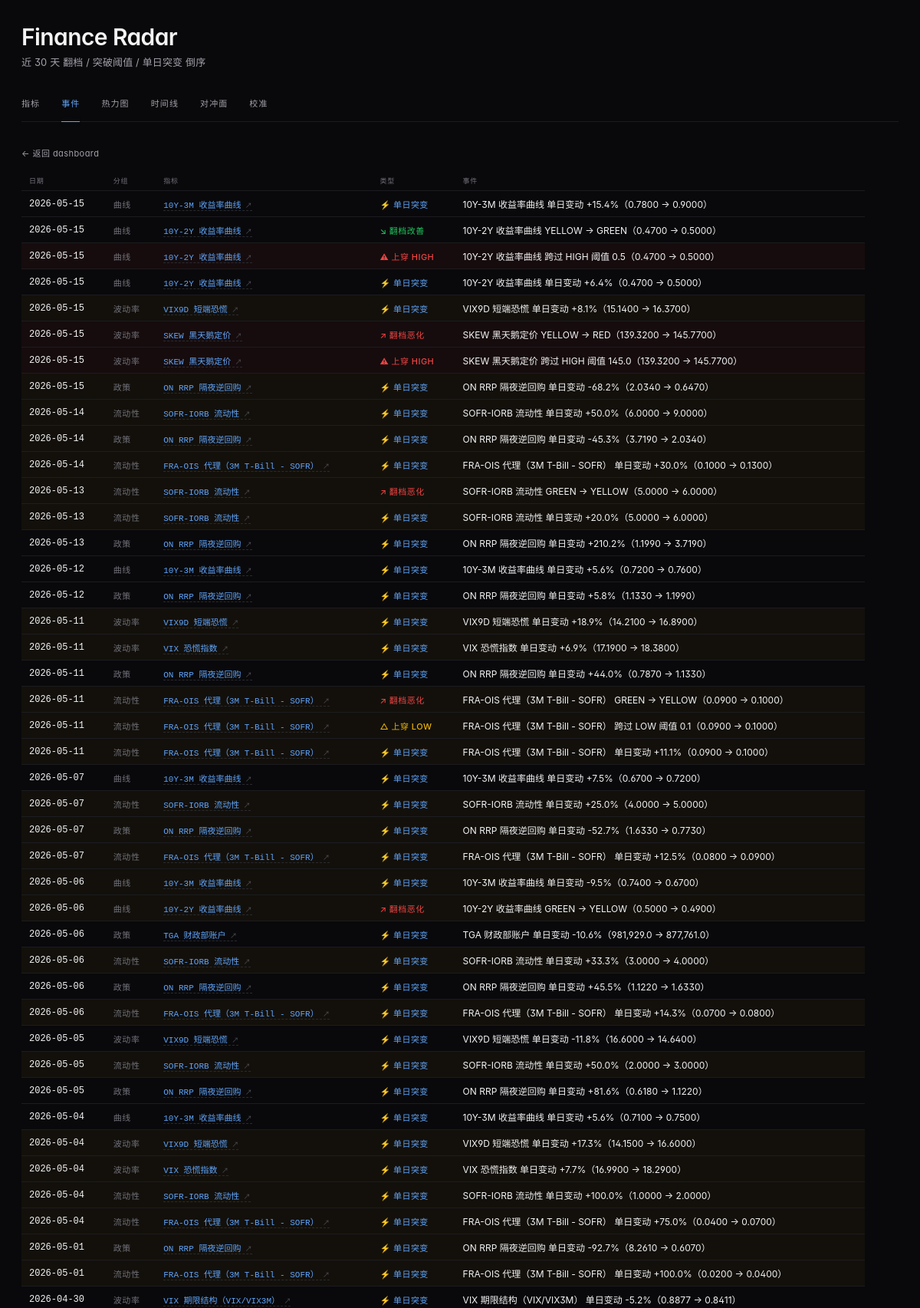
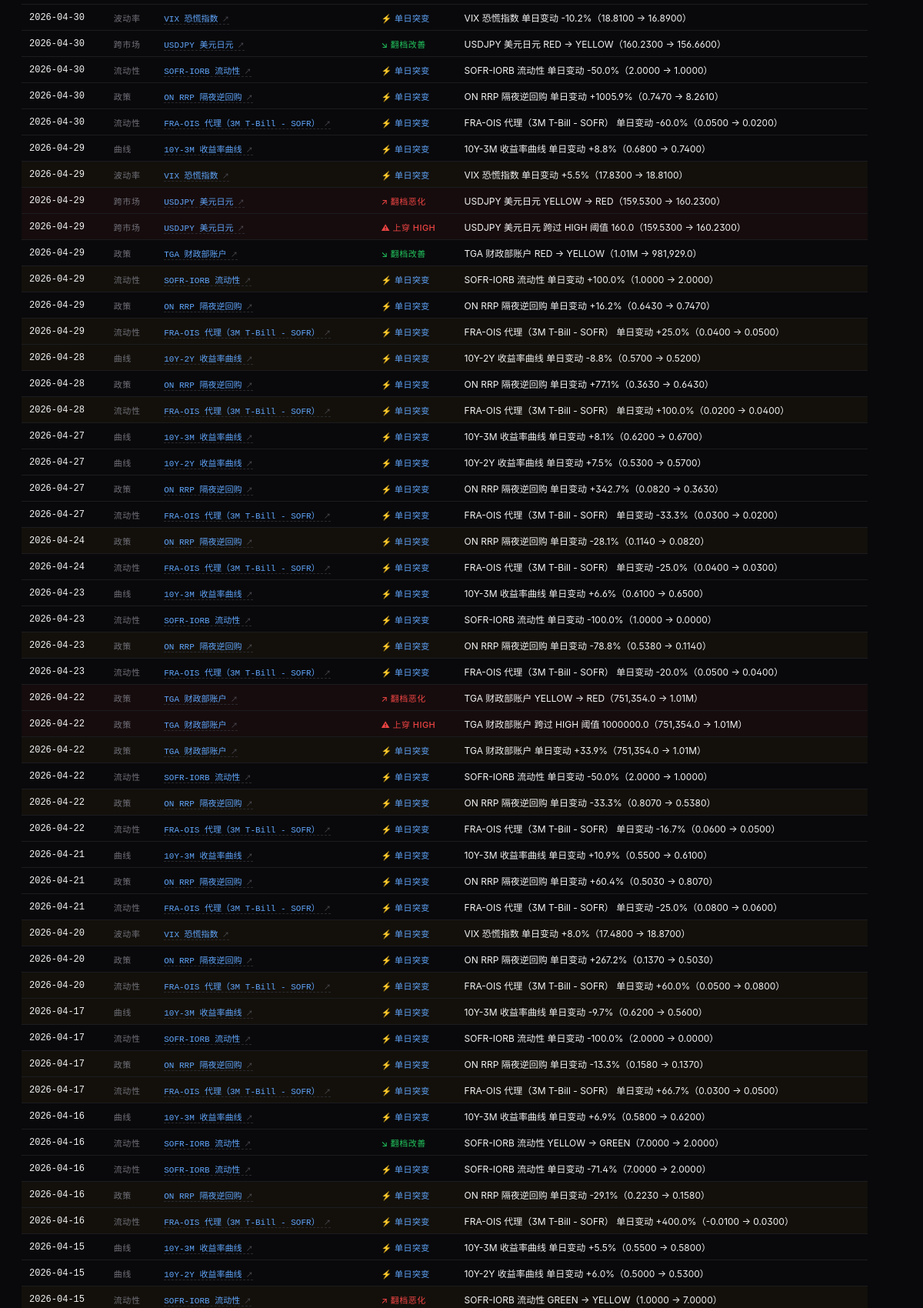
The app's page /events (upper part) with its own data (2 pictures, top to bottom).
### tables this page shows
CREATE TABLE indicators (
    id          INTEGER PRIMARY KEY,
    name        TEXT    NOT NULL,
    date        TEXT    NOT NULL,
    value       REAL    NOT NULL,
    source      TEXT    NOT NULL,
    ingested_at TEXT    NOT NULL,
    UNIQUE(name, date)
);

### src/web/app.py (the view)
    @app.route("/events")
    def events():
        target = app.config["DB_PATH"]
        hist_target = app.config.get("HISTORY_DB_PATH")
        per_indicator = []
        with dbmod.open_db(target) as conn:
            for ind in _INDICATOR_REGISTRY:
                dates, values = _fetch_history_pairs(
                    conn, ind["name"], days=60, history_db_path=hist_target
                )
                if len(values) < 2:
                    continue
                evs = detect_indicator_events(
                    name=ind["name"],
                    label=ind["label"],
                    group=ind.get("group", "其他"),
                    dates=dates,
                    values=values,
                    threshold_low=ind.get("threshold_low"),
                    threshold_high=ind.get("threshold_high"),
                    direction=ind.get("direction", "up"),
                    lookback_days=30,
                )
                per_indicator.append(evs)
        events = merge_events(per_indicator)
        return render_template("events.html", events=events, active_page="events")

### src/compute/thresholds.py (called while the page is built)
def classify(value: float, low: float, high: float, direction: Direction) -> Level:
    if direction not in ("up", "down"):
        raise ValueError(f"direction 必须是 'up' 或 'down'，收到 {direction!r}")
    if low > high:
        raise ValueError(f"low ({low}) 不能大于 high ({high})")
    v = float(value)
    if direction == "up":
        if v > high:
            return Level.RED
        if v > low:
            return Level.YELLOW
        return Level.GREEN
    if v < low:
        return Level.RED
    if v < high:
        return Level.YELLOW
    return Level.GREEN

### src/store/db.py (called while the page is built)
def connect(db_path: Optional[Path] = None) -> sqlite3.Connection:
    target = Path(db_path) if db_path is not None else DB_PATH
    target.parent.mkdir(parents=True, exist_ok=True)
    conn = sqlite3.connect(str(target))
    conn.row_factory = sqlite3.Row
    conn.execute("PRAGMA foreign_keys = ON")
    return conn

def init_schema(conn: sqlite3.Connection) -> None:
    with conn:  # 事务：成功 commit，失败 rollback
        conn.executescript(_SCHEMA_SQL)
    log.info("schema 初始化完成（indicators 表 + idx_name_date 索引）")

@contextmanager
def open_db(db_path: Optional[Path] = None) -> Iterator[sqlite3.Connection]:
    conn = connect(db_path)
    try:
        init_schema(conn)
        yield conn
    finally:
        conn.close()

def get_series(
    conn: sqlite3.Connection, name: str, days: Optional[int] = None
) -> List[Dict[str, Any]]:
    if days is not None and days > 0:
        cur = conn.execute(
            """
            SELECT name, date, value, source, ingested_at FROM indicators
            WHERE name = ?
              AND date >= date('now', ?)
            ORDER BY date ASC
            """,
            (name, f"-{int(days)} days"),
        )
    else:
        cur = conn.execute(
            "SELECT name, date, value, source, ingested_at FROM indicators "
            "WHERE name = ? ORDER BY date ASC",
            (name,),
        )
    return [dict(r) for r in cur.fetchall()]

### src/store/history_db.py (called while the page is built)
def connect(db_path: Optional[Path] = None) -> sqlite3.Connection:
    target = Path(db_path) if db_path is not None else HISTORY_DB_PATH
    target.parent.mkdir(parents=True, exist_ok=True)
    conn = sqlite3.connect(str(target))
    conn.row_factory = sqlite3.Row
    return conn

def init_schema(conn: sqlite3.Connection) -> None:
    with conn:
        conn.executescript(_SCHEMA_SQL)
    log.info("history cache schema 初始化完成")

### templates/events.html (shortened to what this page needs)
{% extends "_base.html" %}
{% block subtitle %}近 30 天 翻档 / 突破阈值 / 单日突变 倒序{% endblock %}
{% block content %}
  <div class="breadcrumb">
    <a href="/">← 返回 dashboard</a>
  </div>
  {% if events %}
    <table style="max-width: 1100px;">
      <thead>
        <tr>
          <th>日期</th>
          <th>分组</th>
          <th>指标</th>
          <th>类型</th>
          <th>事件</th>
        </tr>
      </thead>
      <tbody>
        {% for e in events %}
          <tr class="event event-{{ e.severity }}">
            <td class="value">{{ e.date }}</td>
            <td class="level">{{ e.group }}</td>
            <td><a class="source-link" href="/indicator/{{ e.name }}">{{ e.label }}</a></td>
            <td class="event-kind kind-{{ e.kind }}">
              {%- if e.kind == "flip_up" -%}↗ 翻档恶化
              {%- elif e.kind == "flip_down" -%}↘ 翻档改善
              {%- elif e.kind == "cross_high" -%}⚠ 上穿 HIGH
              {%- elif e.kind == "cross_low" -%}△ 上穿 LOW
              {%- elif e.kind == "spike" -%}⚡ 单日突变
              {%- else -%}{{ e.kind }}
              {%- endif -%}
            </td>
            <td>{{ e.message }}</td>
          </tr>
        {% endfor %}
      </tbody>
    </table>
  {% else %}
    <p class="empty" style="max-width: 880px;">近 30 天没检测到异常事件（或历史数据不足）。等下个 daily_fetch 累积。</p>
  {% endif %}
{% endblock %}

### templates/_base.html (style rules this page uses)
:root { --bg-base: #09090b; --bg-elevated: #0f0f12; --bg-elevated-2: #14141a; --bg-glass: rgba(255, 255, 255, 0.02); --border-subtle: #1c1c20; --border-strong: #2a2a30; --border-glass: rgba(255, 255, 255, 0.06); --text-primary: #f4f4f5; --text-secondary: #a1a1aa; --text-tertiary: #71717a; --text-muted: #52525b; --accent: #60a5fa; --accent-hover: #93c5fd; --accent-glow: rgba(96, 165, 250, 0.15); --green: #22c55e; --yellow: #eab308; --red: #ef4444; --green-soft: rgba(34, 197, 94, 0.12); --yellow-soft: rgba(234, 179, 8, 0.14); --red-soft: rgba(239, 68, 68, 0.14); --shadow-card: 0 1px 0 rgba(255, 255, 255, 0.03) inset, 0 16px 32px -16px rgba(0, 0, 0, 0.6); --shadow-elev: 0 1px 0 rgba(255, 255, 255, 0.04) inset, 0 24px 48px -20px rgba(0, 0, 0, 0.7); --ease-out: cubic-bezier(0.16, 1, 0.3, 1); }
* { box-sizing: border-box; }
html, body { margin: 0; padding: 0; background: var(--bg-base); }
body { font-family: 'Geist', -apple-system, BlinkMacSystemFont, "PingFang SC", "Helvetica Neue", sans-serif; color: var(--text-primary); padding: 32px 28px 60px; max-width: 1280px; margin: 0 auto; min-height: 100dvh; font-feature-settings: "ss01", "cv11"; }
a { transition: color 0.15s var(--ease-out), background 0.15s var(--ease-out), transform 0.1s var(--ease-out); }
table { border-collapse: collapse; width: 100%; }
th, td { padding: 8px 10px; text-align: left; border-bottom: 1px solid var(--border-subtle); font-size: 12px; }
th { color: var(--text-tertiary); font-weight: 500; font-size: 9px; text-transform: uppercase; letter-spacing: 0.08em; padding: 6px 10px; }
td.value { font-variant-numeric: tabular-nums; font-weight: 500; font-family: 'Geist Mono', ui-monospace, 'JetBrains Mono', monospace; }
.level { font-size: 11px; color: var(--text-tertiary); text-transform: uppercase; letter-spacing: 0.06em; }
.source-link { color: var(--accent); text-decoration: none; border-bottom: 1px dashed var(--border-strong); font-size: 11px; font-family: 'Geist Mono', ui-monospace, monospace; }
.source-link::after { content: " ↗"; font-size: 9px; color: var(--text-muted); }
.breadcrumb { margin: 0 0 16px; font-size: 11px; color: var(--text-muted); letter-spacing: 0.04em; }
.breadcrumb a { color: var(--text-secondary); text-decoration: none; }
tr.event-alert td { background: rgba(239, 68, 68, 0.05); }
tr.event-warn td { background: rgba(234, 179, 8, 0.04); }
tr.event-info td { background: transparent; }
.event-kind { font-size: 11px; white-space: nowrap; font-weight: 500; letter-spacing: 0.04em; }
.kind-flip_up, .kind-cross_high { color: var(--red); }
.kind-flip_down { color: var(--green); }
.kind-cross_low { color: var(--yellow); }
.kind-spike { color: var(--accent); }

### records on screen
indicators: date "2026-05-13", group "流动性", label "SOFR-IORB 流动性", shows "↗ 翻档恶化", message "SOFR-IORB 流动性 GREEN → YELLOW（5.0000 → 6.0000）", message "SOFR-IORB 流动性 单日变动 +20.0%（5.0000 → 6.0000）"
indicators: date "2026-05-12", group "曲线", label "10Y-3M 收益率曲线", shows "⚡ 单日突变", message "10Y-3M 收益率曲线 单日变动 +5.6%（0.7200 → 0.7600）"
indicators: date "2026-05-11", group "波动率", label "VIX 恐慌指数", shows "⚡ 单日突变", message "VIX 恐慌指数 单日变动 +6.9%（17.1900 → 18.3800）"
indicators: date "2026-05-07", group "曲线", label "10Y-3M 收益率曲线", shows "⚡ 单日突变", message "10Y-3M 收益率曲线 单日变动 +7.5%（0.6700 → 0.7200）"
indicators: date "2026-05-07", group "流动性", label "SOFR-IORB 流动性", shows "⚡ 单日突变", message "SOFR-IORB 流动性 单日变动 +25.0%（4.0000 → 5.0000）"
indicators: date "2026-05-06", group "曲线", label "10Y-3M 收益率曲线", shows "⚡ 单日突变", message "10Y-3M 收益率曲线 单日变动 -9.5%（0.7400 → 0.6700）"
indicators: date "2026-05-06", group "曲线", label "10Y-2Y 收益率曲线", shows "↗ 翻档恶化", message "10Y-2Y 收益率曲线 GREEN → YELLOW（0.5000 → 0.4900）"
indicators: date "2026-05-06", group "流动性", label "SOFR-IORB 流动性", shows "⚡ 单日突变", message "SOFR-IORB 流动性 单日变动 +33.3%（3.0000 → 4.0000）"
indicators: date "2026-05-05", group "流动性", label "SOFR-IORB 流动性", shows "⚡ 单日突变", message "SOFR-IORB 流动性 单日变动 +50.0%（2.0000 → 3.0000）"
indicators: date "2026-05-04", group "曲线", label "10Y-3M 收益率曲线", shows "⚡ 单日突变", message "10Y-3M 收益率曲线 单日变动 +5.6%（0.7100 → 0.7500）"
indicators: date "2026-05-04", group "波动率", label "VIX 恐慌指数", shows "⚡ 单日突变", message "VIX 恐慌指数 单日变动 +7.7%（16.9900 → 18.2900）"
indicators: date "2026-05-04", group "流动性", label "SOFR-IORB 流动性", shows "⚡ 单日突变", message "SOFR-IORB 流动性 单日变动 +100.0%（1.0000 → 2.0000）"
indicators: date "2026-04-30", group "波动率", label "VIX 恐慌指数", shows "⚡ 单日突变", message "VIX 恐慌指数 单日变动 -10.2%（18.8100 → 16.8900）"
indicators: date "2026-04-30", group "跨市场", label "USDJPY 美元日元", shows "↘ 翻档改善", message "USDJPY 美元日元 RED → YELLOW（160.2300 → 156.6600）"
indicators: date "2026-04-30", group "流动性", label "SOFR-IORB 流动性", shows "⚡ 单日突变", message "SOFR-IORB 流动性 单日变动 -50.0%（2.0000 → 1.0000）"
indicators: date "2026-04-29", group "曲线", label "10Y-3M 收益率曲线", shows "⚡ 单日突变", message "10Y-3M 收益率曲线 单日变动 +8.8%（0.6800 → 0.7400）"
indicators: date "2026-04-29", group "波动率", label "VIX 恐慌指数", shows "⚡ 单日突变", message "VIX 恐慌指数 单日变动 +5.5%（17.8300 → 18.8100）"
indicators: date "2026-04-29", group "跨市场", label "USDJPY 美元日元", shows "↗ 翻档恶化", message "USDJPY 美元日元 YELLOW → RED（159.5300 → 160.2300）", message "USDJPY 美元日元 跨过 HIGH 阈值 160.0（159.5300 → 160.2300）"
indicators: date "2026-04-29", group "流动性", label "SOFR-IORB 流动性", shows "⚡ 单日突变", message "SOFR-IORB 流动性 单日变动 +100.0%（1.0000 → 2.0000）"
indicators: date "2026-04-28", group "曲线", label "10Y-2Y 收益率曲线", shows "⚡ 单日突变", message "10Y-2Y 收益率曲线 单日变动 -8.8%（0.5700 → 0.5200）"
indicators: date "2026-04-27", group "曲线", label "10Y-3M 收益率曲线", shows "⚡ 单日突变", message "10Y-3M 收益率曲线 单日变动 +8.1%（0.6200 → 0.6700）"
indicators: date "2026-04-27", group "曲线", label "10Y-2Y 收益率曲线", shows "⚡ 单日突变", message "10Y-2Y 收益率曲线 单日变动 +7.5%（0.5300 → 0.5700）"
indicators: date "2026-04-23", group "曲线", label "10Y-3M 收益率曲线", shows "⚡ 单日突变", message "10Y-3M 收益率曲线 单日变动 +6.6%（0.6100 → 0.6500）"
indicators: date "2026-04-23", group "流动性", label "SOFR-IORB 流动性", shows "⚡ 单日突变", message "SOFR-IORB 流动性 单日变动 -100.0%（1.0000 → 0.0000）"
indicators: date "2026-04-22", group "流动性", label "SOFR-IORB 流动性", shows "⚡ 单日突变", message "SOFR-IORB 流动性 单日变动 -50.0%（2.0000 → 1.0000）"
indicators: date "2026-04-21", group "曲线", label "10Y-3M 收益率曲线", shows "⚡ 单日突变", message "10Y-3M 收益率曲线 单日变动 +10.9%（0.5500 → 0.6100）"
indicators: date "2026-04-20", group "波动率", label "VIX 恐慌指数", shows "⚡ 单日突变", message "VIX 恐慌指数 单日变动 +8.0%（17.4800 → 18.8700）"
indicators: date "2026-04-17", group "曲线", label "10Y-3M 收益率曲线", shows "⚡ 单日突变", message "10Y-3M 收益率曲线 单日变动 -9.7%（0.6200 → 0.5600）"
indicators: date "2026-04-17", group "流动性", label "SOFR-IORB 流动性", shows "⚡ 单日突变", message "SOFR-IORB 流动性 单日变动 -100.0%（2.0000 → 0.0000）"
indicators: date "2026-04-16", group "曲线", label "10Y-3M 收益率曲线", shows "⚡ 单日突变", message "10Y-3M 收益率曲线 单日变动 +6.9%（0.5800 → 0.6200）"
indicators: date "2026-04-16", group "流动性", label "SOFR-IORB 流动性", shows "↘ 翻档改善", message "SOFR-IORB 流动性 YELLOW → GREEN（7.0000 → 2.0000）", message "SOFR-IORB 流动性 单日变动 -71.4%（7.0000 → 2.0000）"
indicators: date "2026-04-15", group "曲线", label "10Y-3M 收益率曲线", shows "⚡ 单日突变", message "10Y-3M 收益率曲线 单日变动 +5.5%（0.5500 → 0.5800）"
indicators: date "2026-04-15", group "曲线", label "10Y-2Y 收益率曲线", shows "⚡ 单日突变", message "10Y-2Y 收益率曲线 单日变动 +6.0%（0.5000 → 0.5300）"
indicators: date "2026-04-15", group "流动性", label "SOFR-IORB 流动性", shows "↗ 翻档恶化", message "SOFR-IORB 流动性 GREEN → YELLOW（1.0000 → 7.0000）"

### other values on screen
{{ e.date }} "2026-05-15" "2026-05-15" "2026-05-15" "2026-05-15" "2026-05-15" "2026-05-15" "2026-05-15" "2026-05-15" "2026-05-14" "2026-05-14" "2026-05-14" "2026-05-13" "2026-05-12" "2026-05-11" "2026-05-11" "2026-05-11" "2026-05-11" "2026-05-11" "2026-05-07" "2026-05-07" "2026-05-06" "2026-05-06" "2026-05-06" "2026-05-05" "2026-05-05" "2026-05-04" "2026-05-04" "2026-05-01" "2026-05-01" "2026-04-30" "2026-04-30" "2026-04-30" "2026-04-29" "2026-04-29" "2026-04-29" "2026-04-28" "2026-04-28" "2026-04-27" "2026-04-27" "2026-04-24" "2026-04-24" "2026-04-23" "2026-04-23" "2026-04-22" "2026-04-22" "2026-04-22" "2026-04-22" "2026-04-22" "2026-04-21" "2026-04-21" "2026-04-20" "2026-04-20" "2026-04-17" "2026-04-17" "2026-04-16" "2026-04-16"
{{ e.group }} "曲线" "曲线" "曲线" "曲线" "波动率" "波动率" "波动率" "政策" "流动性" "政策" "流动性" "政策" "政策" "波动率" "政策" "流动性" "流动性" "流动性" "政策" "流动性" "政策" "政策" "流动性" "波动率" "政策" "波动率" "流动性" "政策" "流动性" "波动率" "政策" "流动性" "政策" "政策" "流动性" "政策" "流动性" "政策" "流动性" "政策" "流动性" "政策" "流动性" "政策" "政策" "政策" "政策" "流动性" "政策" "流动性" "政策" "流动性" "政策" "流动性" "政策" "流动性"
{{ e.label }} "10Y-3M 收益率曲线" "10Y-2Y 收益率曲线" "10Y-2Y 收益率曲线" "10Y-2Y 收益率曲线" "VIX9D 短端恐慌" "SKEW 黑天鹅定价" "SKEW 黑天鹅定价" "ON RRP 隔夜逆回购" "SOFR-IORB 流动性" "ON RRP 隔夜逆回购" "FRA-OIS 代理（3M T-Bill - SOFR）" "ON RRP 隔夜逆回购" "ON RRP 隔夜逆回购" "VIX9D 短端恐慌" "ON RRP 隔夜逆回购" "FRA-OIS 代理（3M T-Bill - SOFR）" "FRA-OIS 代理（3M T-Bill - SOFR）" "FRA-OIS 代理（3M T-Bill - SOFR）" "ON RRP 隔夜逆回购" "FRA-OIS 代理（3M T-Bill - SOFR）" "TGA 财政部账户" "ON RRP 隔夜逆回购" "FRA-OIS 代理（3M T-Bill - SOFR）" "VIX9D 短端恐慌" "ON RRP 隔夜逆回购" "VIX9D 短端恐慌" "FRA-OIS 代理（3M T-Bill - SOFR）" "ON RRP 隔夜逆回购" "FRA-OIS 代理（3M T-Bill - SOFR）" "VIX 期限结构（VIX/VIX3M）" "ON RRP 隔夜逆回购" "FRA-OIS 代理（3M T-Bill - SOFR）" "TGA 财政部账户" "ON RRP 隔夜逆回购" "FRA-OIS 代理（3M T-Bill - SOFR）" "ON RRP 隔夜逆回购" "FRA-OIS 代理（3M T-Bill - SOFR）" "ON RRP 隔夜逆回购" "FRA-OIS 代理（3M T-Bill - SOFR）" "ON RRP 隔夜逆回购" "FRA-OIS 代理（3M T-Bill - SOFR）" "ON RRP 隔夜逆回购" "FRA-OIS 代理（3M T-Bill - SOFR）" "TGA 财政部账户" "TGA 财政部账户" "TGA 财政部账户" "ON RRP 隔夜逆回购" "FRA-OIS 代理（3M T-Bill - SOFR）" "ON RRP 隔夜逆回购" "FRA-OIS 代理（3M T-Bill - SOFR）" "ON RRP 隔夜逆回购" "FRA-OIS 代理（3M T-Bill - SOFR）" "ON RRP 隔夜逆回购" "FRA-OIS 代理（3M T-Bill - SOFR）" "ON RRP 隔夜逆回购" "FRA-OIS 代理（3M T-Bill - SOFR）"
{{ e.message }} "10Y-3M 收益率曲线 单日变动 +15.4%（0.7800 → 0.9000）" "10Y-2Y 收益率曲线 YELLOW → GREEN（0.4700 → 0.5000）" "10Y-2Y 收益率曲线 跨过 HIGH 阈值 0.5（0.4700 → 0.5000）" "10Y-2Y 收益率曲线 单日变动 +6.4%（0.4700 → 0.5000）" "VIX9D 短端恐慌 单日变动 +8.1%（15.1400 → 16.3700）" "SKEW 黑天鹅定价 YELLOW → RED（139.3200 → 145.7700）" "SKEW 黑天鹅定价 跨过 HIGH 阈值 145.0（139.3200 → 145.7700）" "ON RRP 隔夜逆回购 单日变动 -68.2%（2.0340 → 0.6470）" "SOFR-IORB 流动性 单日变动 +50.0%（6.0000 → 9.0000）" "ON RRP 隔夜逆回购 单日变动 -45.3%（3.7190 → 2.0340）" "FRA-OIS 代理（3M T-Bill - SOFR） 单日变动 +30.0%（0.1000 → 0.1300）" "ON RRP 隔夜逆回购 单日变动 +210.2%（1.1990 → 3.7190）" "ON RRP 隔夜逆回购 单日变动 +5.8%（1.1330 → 1.1990）" "VIX9D 短端恐慌 单日变动 +18.9%（14.2100 → 16.8900）" "ON RRP 隔夜逆回购 单日变动 +44.0%（0.7870 → 1.1330）" "FRA-OIS 代理（3M T-Bill - SOFR） GREEN → YELLOW（0.0900 → 0.1000）" "FRA-OIS 代理（3M T-Bill - SOFR） 跨过 LOW 阈值 0.1（0.0900 → 0.1000）" "FRA-OIS 代理（3M T-Bill - SOFR） 单日变动 +11.1%（0.0900 → 0.1000）" "ON RRP 隔夜逆回购 单日变动 -52.7%（1.6330 → 0.7730）" "FRA-OIS 代理（3M T-Bill - SOFR） 单日变动 +12.5%（0.0800 → 0.0900）" "TGA 财政部账户 单日变动 -10.6%（981,929.0 → 877,761.0）" "ON RRP 隔夜逆回购 单日变动 +45.5%（1.1220 → 1.6330）" "FRA-OIS 代理（3M T-Bill - SOFR） 单日变动 +14.3%（0.0700 → 0.0800）" "VIX9D 短端恐慌 单日变动 -11.8%（16.6000 → 14.6400）" "ON RRP 隔夜逆回购 单日变动 +81.6%（0.6180 → 1.1220）" "VIX9D 短端恐慌 单日变动 +17.3%（14.1500 → 16.6000）" "FRA-OIS 代理（3M T-Bill - SOFR） 单日变动 +75.0%（0.0400 → 0.0700）" "ON RRP 隔夜逆回购 单日变动 -92.7%（8.2610 → 0.6070）" "FRA-OIS 代理（3M T-Bill - SOFR） 单日变动 +100.0%（0.0200 → 0.0400）" "VIX 期限结构（VIX/VIX3M） 单日变动 -5.2%（0.8877 → 0.8411）" "ON RRP 隔夜逆回购 单日变动 +1005.9%（0.7470 → 8.2610）" "FRA-OIS 代理（3M T-Bill - SOFR） 单日变动 -60.0%（0.0500 → 0.0200）" "TGA 财政部账户 RED → YELLOW（1.01M → 981,929.0）" "ON RRP 隔夜逆回购 单日变动 +16.2%（0.6430 → 0.7470）" "FRA-OIS 代理（3M T-Bill - SOFR） 单日变动 +25.0%（0.0400 → 0.0500）" "ON RRP 隔夜逆回购 单日变动 +77.1%（0.3630 → 0.6430）" "FRA-OIS 代理（3M T-Bill - SOFR） 单日变动 +100.0%（0.0200 → 0.0400）" "ON RRP 隔夜逆回购 单日变动 +342.7%（0.0820 → 0.3630）" "FRA-OIS 代理（3M T-Bill - SOFR） 单日变动 -33.3%（0.0300 → 0.0200）" "ON RRP 隔夜逆回购 单日变动 -28.1%（0.1140 → 0.0820）" "FRA-OIS 代理（3M T-Bill - SOFR） 单日变动 -25.0%（0.0400 → 0.0300）" "ON RRP 隔夜逆回购 单日变动 -78.8%（0.5380 → 0.1140）" "FRA-OIS 代理（3M T-Bill - SOFR） 单日变动 -20.0%（0.0500 → 0.0400）" "TGA 财政部账户 YELLOW → RED（751,354.0 → 1.01M）" "TGA 财政部账户 跨过 HIGH 阈值 1000000.0（751,354.0 → 1.01M）" "TGA 财政部账户 单日变动 +33.9%（751,354.0 → 1.01M）" "ON RRP 隔夜逆回购 单日变动 -33.3%（0.8070 → 0.5380）" "FRA-OIS 代理（3M T-Bill - SOFR） 单日变动 -16.7%（0.0600 → 0.0500）" "ON RRP 隔夜逆回购 单日变动 +60.4%（0.5030 → 0.8070）" "FRA-OIS 代理（3M T-Bill - SOFR） 单日变动 -25.0%（0.0800 → 0.0600）" "ON RRP 隔夜逆回购 单日变动 +267.2%（0.1370 → 0.5030）" "FRA-OIS 代理（3M T-Bill - SOFR） 单日变动 +60.0%（0.0500 → 0.0800）" "ON RRP 隔夜逆回购 单日变动 -13.3%（0.1580 → 0.1370）" "FRA-OIS 代理（3M T-Bill - SOFR） 单日变动 +66.7%（0.0300 → 0.0500）" "ON RRP 隔夜逆回购 单日变动 -29.1%（0.2230 → 0.1580）" "FRA-OIS 代理（3M T-Bill - SOFR） 单日变动 +400.0%（-0.0100 → 0.0300）"
